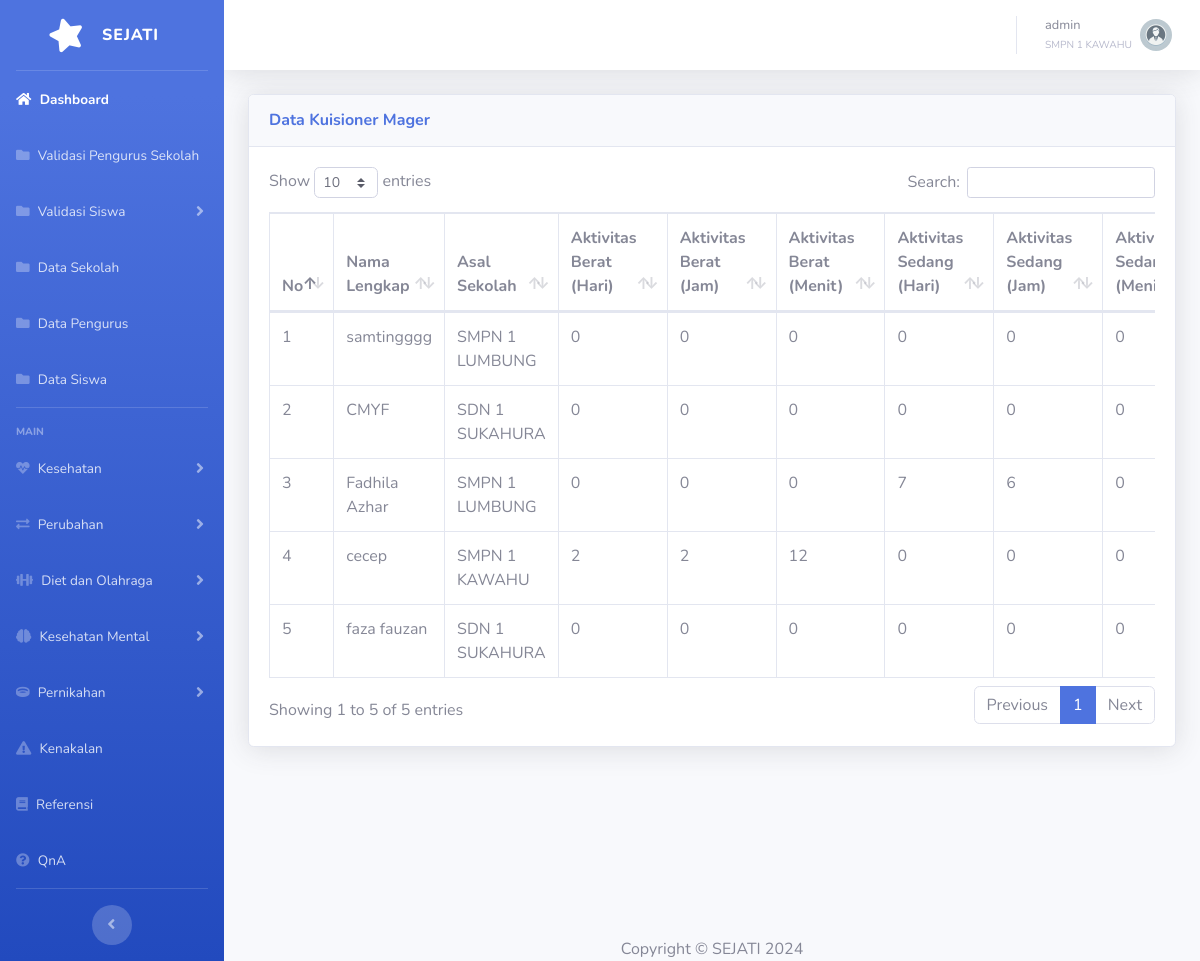
The page /datamager.php (signed in) on the database its author committed.
### tables this page shows
CREATE TABLE `tbsekolah` (
  `idsekolah` int(11) NOT NULL,
  `namasekolah` varchar(100) NOT NULL,
  `alamatsekolah` varchar(255) NOT NULL,
  `notelpsekolah` varchar(15) DEFAULT NULL,
  `kepalasekolah` varchar(50) NOT NULL,
  `namapjsekolah` varchar(50) NOT NULL,
  `notelpj` varchar(15) DEFAULT NULL
);

CREATE TABLE `kuisionermager` (
  `idkuisioner` int(11) NOT NULL,
  `idusersiswa` int(11) DEFAULT NULL,
  `aktivitasberat` enum('Ya','Tidak') DEFAULT NULL,
  `hariberat` int(11) DEFAULT NULL,
  `jamberat` int(11) DEFAULT NULL,
  `menitberat` int(11) DEFAULT NULL,
  `aktivitassedang` enum('Ya','Tidak') DEFAULT NULL,
  `harisedang` int(11) DEFAULT NULL,
  `jamsedang` int(11) DEFAULT NULL,
  `menitsedang` int(11) DEFAULT NULL,
  `jalansepeda` enum('Ya','Tidak') DEFAULT NULL,
  `hariberjalan` int(11) DEFAULT NULL,
  `jamberjalan` int(11) DEFAULT NULL,
  `menitberjalan` int(11) DEFAULT NULL,
  `olahragaberat` enum('Ya','Tidak') DEFAULT NULL,
  `hariberatolahraga` int(11) DEFAULT NULL,
  `jamberatolahraga` int(11) DEFAULT NULL,
  `menitberatolahraga` int(11) DEFAULT NULL,
  `olahragasedang` enum('Ya','Tidak') DEFAULT NULL,
  `harisedangolahraga` int(11) DEFAULT NULL,
  `jamsedangolahraga` int(11) DEFAULT NULL,
  `menitsedangolahraga` int(11) DEFAULT NULL,
  `waktududuk` int(11) DEFAULT NULL,
  `menitduduk` int(11) DEFAULT NULL
);

CREATE TABLE `tbsiswa` (
  `idsiswa` int(11) NOT NULL,
  `namalengkapsiswa` varchar(255) NOT NULL,
  `nisn` varchar(20) NOT NULL,
  `nik` varchar(20) DEFAULT NULL,
  `tanggallahir` date DEFAULT NULL,
  `namapanggilan` varchar(100) DEFAULT NULL,
  `jeniskelamin` enum('laki-laki','perempuan') NOT NULL,
  `asalsekolah` int(11) DEFAULT NULL,
  `notelp` varchar(15) DEFAULT NULL,
  `alamat` text DEFAULT NULL
);

### datamager.php (the view, shortened to what this page needs)
<?php
include 'header.php';
$iduser = $_SESSION['iduser'];
$role = $_SESSION['role'];
if ($role == 'pengurus') {
    $queryAsalSekolah = "SELECT asalsekolah FROM tbuser WHERE iduser = '$iduser'";
    $resultAsalSekolah = mysqli_query($conn, $queryAsalSekolah);
    $rowAsalSekolah = mysqli_fetch_assoc($resultAsalSekolah);
    $asalsekolahPengurus = $rowAsalSekolah['asalsekolah'];
    $queryMager = "SELECT k.idkuisioner, s.namalengkapsiswa, k.hariberat, k.jamberat, k.menitberat, k.harisedang, k.jamsedang, k.menitsedang,
                           k.hariberjalan, k.jamberjalan, k.menitberjalan, k.hariberatolahraga, k.jamberatolahraga, k.menitberatolahraga,
                           k.harisedangolahraga, k.jamsedangolahraga, k.menitsedangolahraga, k.waktududuk, k.menitduduk, sch.namasekolah
                    FROM kuisionermager k
                    JOIN tbsiswa s ON k.idusersiswa = s.idsiswa
                    JOIN tbsekolah sch ON s.asalsekolah = sch.idsekolah
                    WHERE sch.idsekolah = '$asalsekolahPengurus' AND k.idkuisioner IN (
                        SELECT MAX(idkuisioner)
                        FROM kuisionermager
                        GROUP BY idusersiswa
                    )
                    ORDER BY k.idkuisioner DESC";
} else if ($role == 'admin') {
    $queryMager = "SELECT k.idkuisioner, s.namalengkapsiswa, k.hariberat, k.jamberat, k.menitberat, k.harisedang, k.jamsedang, k.menitsedang,
                           k.hariberjalan, k.jamberjalan, k.menitberjalan, k.hariberatolahraga, k.jamberatolahraga, k.menitberatolahraga,
                           k.harisedangolahraga, k.jamsedangolahraga, k.menitsedangolahraga, k.waktududuk, k.menitduduk, sch.namasekolah
                    FROM kuisionermager k
                    JOIN tbsiswa s ON k.idusersiswa = s.idsiswa
                    JOIN tbsekolah sch ON s.asalsekolah = sch.idsekolah
                    WHERE k.idkuisioner IN (
                        SELECT MAX(idkuisioner)
                        FROM kuisionermager
                        GROUP BY idusersiswa
                    )
                    ORDER BY k.idkuisioner DESC";
}
$resultMager = mysqli_query($conn, $queryMager);
?>
<?php include 'sidebar.php';?>
<?php include 'topbar.php';?>
<div class="container-fluid">
    <div class="card shadow mb-4">
        <div class="card-header py-3">
            <h6 class="m-0 font-weight-bold text-primary">Data Kuisioner Mager</h6>
        </div>
        <div class="card-body">
            <div class="table-responsive">
                <table class="table table-bordered" id="dataTable" width="100%" cellspacing="0">
                    <thead>
                        <tr>
                            <th>No</th>
                            <th>Nama Lengkap</th>
                            <th>Asal Sekolah</th>
                            <th>Aktivitas Berat (Hari)</th>
                            <th>Aktivitas Berat (Jam)</th>
                            <th>Aktivitas Berat (Menit)</th>
                            <th>Aktivitas Sedang (Hari)</th>
                            <th>Aktivitas Sedang (Jam)</th>
                            <th>Aktivitas Sedang (Menit)</th>
                        </tr>
                    </thead>
                    <tbody>
                        <?php
                        if (mysqli_num_rows($resultMager) > 0) {
                            $no = 1;
                            while ($row = mysqli_fetch_assoc($resultMager)) {
                                echo "<tr>
                                        <td>{$no}</td>
                                        <td>{$row['namalengkapsiswa']}</td>
                                        <td>{$row['namasekolah']}</td>
                                        <td>{$row['hariberat']}</td>
                                        <td>{$row['jamberat']}</td>
                                        <td>{$row['menitberat']}</td>
                                        <td>{$row['harisedang']}</td>
                                        <td>{$row['jamsedang']}</td>
                                        <td>{$row['menitsedang']}</td>
                                        <td>{$row['hariberjalan']}</td>
                                        <td>{$row['jamberjalan']}</td>
                                        <td>{$row['menitberjalan']}</td>
                                        <td>{$row['hariberatolahraga']}</td>
                                        <td>{$row['jamberatolahraga']}</td>
                                        <td>{$row['menitberatolahraga']}</td>
                                        <td>{$row['harisedangolahraga']}</td>
                                        <td>{$row['jamsedangolahraga']}</td>
                                        <td>{$row['menitsedangolahraga']}</td>
                                        <td>{$row['waktududuk']}</td>
                                        <td>{$row['menitduduk']}</td>
                                    </tr>";
                                $no++;
                            }
                        } else {
                            echo "<tr>
                                    <td colspan='19' class='text-center'>Belum ada data yang dimasukkan</td>
                                </tr>";
                        }
                        ?>
                    </tbody>
                </table>
            </div>
        </div>
    </div>
</div>
<?php include 'footer.php';?>

### topbar.php (shortened to what this page needs)
<div id="content-wrapper" class="d-flex flex-column">
    <div id="content">
        <nav class="navbar navbar-expand navbar-light bg-white topbar mb-4 static-top shadow">
            <ul class="navbar-nav ml-auto">
                <li class="nav-item dropdown no-arrow">
                    <a class="nav-link dropdown-toggle" href="#" id="userDropdown" role="button"
                    data-toggle="dropdown" aria-haspopup="true" aria-expanded="false">
                        <span class="mr-2 d-none d-lg-inline text-gray-600 small">
                            <?php echo htmlspecialchars($username); ?><br>
                            <small class="text-gray-500"><?php echo htmlspecialchars($namasekolah); ?></small>
                        </span>
                        <?php
                        if ($role == 'admin') {
                            echo '<img class="img-profile rounded-circle" src="img/admin.webp">';
                        } elseif ($role == 'pengurus') {
                            echo '<img class="img-profile rounded-circle" src="img/pengurus.svg">';
                        } elseif ($role == 'siswa') {
                            echo '<img class="img-profile rounded-circle" src="img/siswa.webp">';
                        } else {
                            echo '<img class="img-profile rounded-circle" src="img/pengurus.svg">';
                        }
                        ?>
                    </a>
                </li>
            </ul>
        </nav>

### header.php (style rules this page uses)
.table-responsive { overflow-x: auto; }

### rows shown on the page
tbsekolah: namasekolah "SMPN 1 KAWAHU"
kuisionermager: tbsiswa.namalengkapsiswa "samtingggg", tbsekolah.namasekolah "SMPN 1 LUMBUNG", hariberat "0", jamberat "0", menitberat "0", harisedang "0", jamsedang "0", menitsedang "0"
kuisionermager: tbsiswa.namalengkapsiswa "CMYF", tbsekolah.namasekolah "SDN 1 SUKAHURA", hariberat "0", jamberat "0", menitberat "0", harisedang "0", jamsedang "0", menitsedang "0"
kuisionermager: tbsiswa.namalengkapsiswa "Fadhila Azhar", tbsekolah.namasekolah "SMPN 1 LUMBUNG", hariberat "0", jamberat "0", menitberat "0", harisedang "7", jamsedang "6", menitsedang "0"
kuisionermager: tbsiswa.namalengkapsiswa "cecep", tbsekolah.namasekolah "SMPN 1 KAWAHU", hariberat "2", jamberat "2", menitberat "12", harisedang "0", jamsedang "0", menitsedang "0"
kuisionermager: tbsiswa.namalengkapsiswa "faza fauzan", tbsekolah.namasekolah "SDN 1 SUKAHURA", hariberat "0", jamberat "0", menitberat "0", harisedang "0", jamsedang "0", menitsedang "0"

### other values the page prints
$username "admin"
